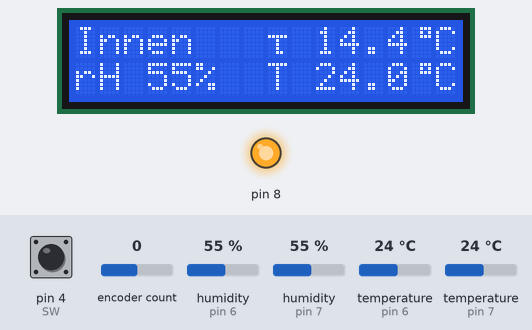
A sketch run on a simulated Arduino Uno, built with avr-gcc and run on an emulated ATmega328P. Shown: 16×2 character LCD, output pins drawn as LEDs (lit = HIGH). Inputs (shaded band) come from the test bench; at power-on: encoder count 0, humidity (sensors on pin 6, pin 7) 55 %, pin 4 (SW) HIGH, temperature (sensors on pin 6, pin 7) 24 °C. What the sketch prints to the serial monitor is not drawn.

Above: at 1.6 s.
1.7 s: encoder count set to 1
At 2.7 s:
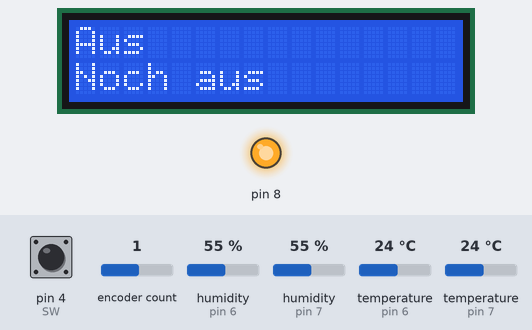
3.2 s: humidity (sensor on pin 6) set to 79 %
4.7 s: humidity (sensor on pin 6) set to 82 %
At 7.2 s:
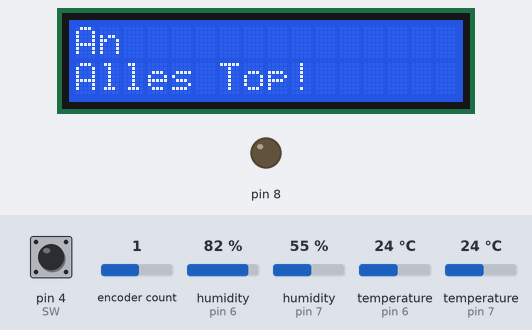
7.5 s: humidity (sensor on pin 7) set to 58 %
9.0 s: humidity (sensor on pin 7) set to 61 %
At 10.6 s:
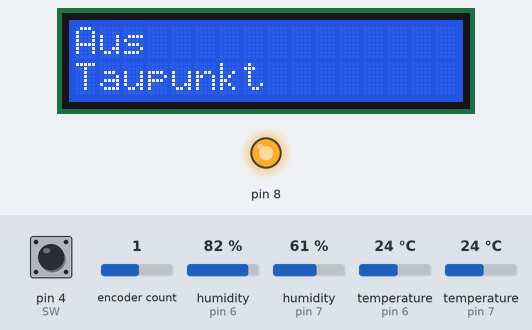
11.5 s: pin 4 (SW) pulled LOW for 1 s
At 12.9 s:
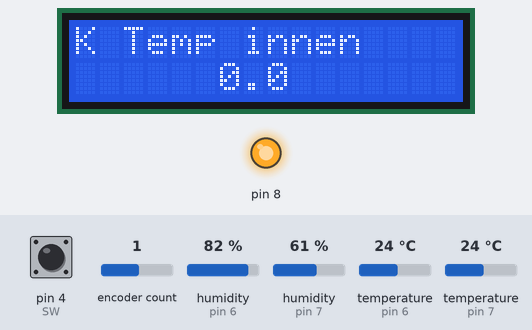
Timing chart, 0 to 14.5 s (numbered marks = the images above; inputs shaded):
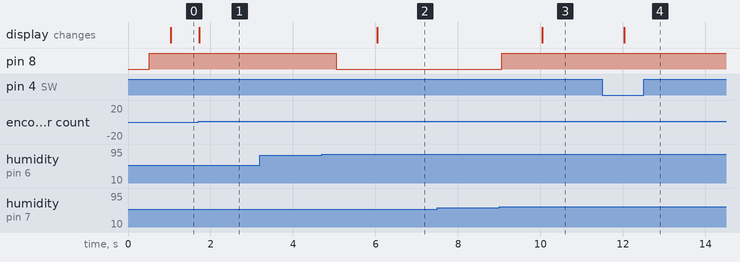

The sketch:

DewWorks.ino
```cpp
#include <EEPROM.h>
#include <avr/wdt.h>

#include <EasyButton.h>   // library EasyButton
#include <Encoder.h>      // library Encoder

#include "Types.h"
#include "Hardware.h"
#include "Control.h"
#include "Display.h"
#include "Tools.h"

constexpr int LCD_COLS = 16;
constexpr int LCD_ROWS = 2;

constexpr int CLK = 3;
constexpr int DT = 2;
constexpr int SW = 4;
constexpr int RELAIS = 8;
constexpr int SENSOR_IN = 6;
constexpr int SENSOR_OUT = 7;

Encoder encoder(DT, CLK);
EasyButton button(SW);

DhtSensor dhtIn(SENSOR_IN);
DhtSensor dhtOut(SENSOR_OUT);
Relais relais(RELAIS);

Measurement measurement{};
State state;
Config config;

Display display(state, config);
ControlLogic control(state, config);

Timer timerMeasure(500);

void formatNumber(const float input, const byte columns, const byte places)
{
    char buffer[20];
    dtostrf(input, columns, places, buffer);
    Serial.print(buffer);
}

void print(const Config& configuration)
{
    Serial.println();
    Serial.println(F("Configuration"));
    Serial.print(F("DeltaDewTempMin  "));
    formatNumber(configuration.DeltaDewTempMin, 8, 1);
    Serial.println(F(" °C"));
    Serial.print(F("DeltaDewTempHyst "));
    formatNumber(configuration.DeltaDewTempHyst, 8, 1);
    Serial.println(F(" °C"));
    Serial.print(F("HumInMin         "));
    formatNumber(configuration.HumInMin, 8, 0);
    Serial.println(F(" %"));
    Serial.print(F("HumInHyst        "));
    formatNumber(configuration.HumInHyst, 8, 0);
    Serial.println(F(" %p"));
    Serial.print(F("TempInMin        "));
    formatNumber(configuration.TempInMin, 8, 1);
    Serial.println(F(" °C"));
    Serial.print(F("TempOutMin       "));
    formatNumber(configuration.TempOutMin, 8, 1);
    Serial.println(F(" °C"));
    Serial.print(F("TempHyst         "));
    formatNumber(configuration.TempHyst, 8, 1);
    Serial.println(F(" °C"));
    Serial.println();
    Serial.print(F("TempInOffset     "));
    formatNumber(configuration.TempInOffset, 8, 1);
    Serial.println(F(" °C"));
    Serial.print(F("TempOutOffset    "));
    formatNumber(configuration.TempOutOffset, 8, 1);
    Serial.println(F(" °C"));
    Serial.print(F("HumInOffset      "));
    formatNumber(configuration.HumInOffset, 8, 1);
    Serial.println(F(" °C"));
    Serial.print(F("HumOutOffset     "));
    formatNumber(configuration.HumOutOffset, 8, 1);
    Serial.println(F(" °C"));
    Serial.println();
}

void onPressedLong()
{
    display.buttonPressedLong();
}

void onPressed()
{
    display.buttonPressed();
}

int freeMemory()
{
    extern int __heap_start, *__brkval;
    int v;
    return (int)&v - (__brkval == nullptr ? (int)&__heap_start : (int)__brkval);
}


void saveConfig()
{
    Serial.println("Save config");
    EEPROM.put(0, config);
}

void setup()
{
    wdt_enable(WDTO_2S); // Set watchdog to 2 seconds

    Serial.begin(115200);

    EEPROM.get(0, config);
    if (isnanf(config.DeltaDewTempMin))
        config = ControlLogic::getDefaultConfig();

    print(config);

    control.begin();

    dhtIn.begin();
    dhtOut.begin();
    relais.begin();
    display.begin();
    display.onSaveConfig(saveConfig);

    button.begin();
    button.onPressedFor(500, onPressedLong);
    button.onPressed(onPressed);
}


void loop()
{
    auto now = millis();
    wdt_reset(); // Watchdog zurücksetzen

    button.read();
    int32_t enc = encoder.read();
    int32_t newPosition = -(enc >> 2);

    display.update(newPosition);

    if (timerMeasure.shouldRun(now))
    {
        // Serial.print(F("free: "));
        // Serial.println(freeMemory());

        measurement.Inside = dhtIn.measure();
        measurement.Outside = dhtOut.measure();

        control.setMeasurement(measurement);
        bool output = false;
        output = control.update();
        relais.set(output);
    }
}
```

Control.cpp
```cpp
#include "Control.h"

#include "arduino.h"

ControlLogic::ControlLogic(State& state, Config& configuration) : state(state), config(configuration)
{
}

constexpr char reason_off[] PROGMEM = "Noch aus";
constexpr char reason_on[] PROGMEM = "Alles Top!";
constexpr char reason_no_data[] PROGMEM = "Keine Daten";
constexpr char reason_dew[] PROGMEM = "Taupunkt";
constexpr char reason_temp_in[] PROGMEM = "Innentemp";
constexpr char reason_temp_out[] PROGMEM = "Aussentemp";
constexpr char reason_humidity[] PROGMEM = "Luftfeuchte";

void ControlLogic::begin() const
{
    strcpy_P(state.Output.Reason, reason_off);
    Serial.print("Reason: ");
    Serial.println(state.Output.Reason);
}

bool ControlLogic::update() const
{
    bool output = state.Output.State;

    const ControlInput& inp = state.Input;
    const float deltaDewTemp = inp.Inside.DewPointTemperature - inp.Outside.DewPointTemperature;
    if (isnanf(deltaDewTemp))
    {
        output = false;
        strcpy_P(state.Output.Reason, reason_no_data);
    }
    if (
        deltaDewTemp > (config.DeltaDewTempMin + config.DeltaDewTempHyst) &&
        inp.Inside.Temperature > (config.TempInMin + config.TempHyst) &&
        inp.Outside.Temperature > (config.TempOutMin + config.TempHyst) &&
        inp.Inside.Humidity > (config.HumInMin + config.HumInHyst))
    {
        output = true;
        strcpy_P(state.Output.Reason, reason_on);
    }
    else if (!output)
    {
        // Already switched off.
    }
    else if (deltaDewTemp < config.DeltaDewTempMin)
    {
        output = false;
        strcpy_P(state.Output.Reason, reason_dew);
    }
    else if (inp.Inside.Temperature < config.TempInMin)
    {
        output = false;
        strcpy_P(state.Output.Reason, reason_temp_in);
    }
    else if (inp.Outside.Temperature < config.TempOutMin)
    {
        output = false;
        strcpy_P(state.Output.Reason, reason_temp_out);
    }
    else if (inp.Inside.Humidity < config.HumInMin)
    {
        output = false;
        strcpy_P(state.Output.Reason, reason_humidity);
    }

    state.Output.State = output;
    return output;
}


void setDewTemperature(EnvironmentInfo& envInfo)
{
    if (isnanf(envInfo.Temperature) || isnanf(envInfo.Humidity))
        envInfo.DewPointTemperature = NAN;

    const float t = envInfo.Temperature;
    const float r = envInfo.Humidity;

    float a, b;

    if (t >= 0)
    {
        a = 7.5f;
        b = 237.3f;
    }
    else
    {
        a = 7.6f;
        b = 240.7f;
    }

    // Sättigungsdampfdruck in hPa
    const float sdd = 6.1078f * static_cast<float>(pow(10, (a * t) / (b + t)));

    // Dampfdruck in hPa
    const float dd = sdd * r * 0.01f;

    // v-Parameter
    const float v = log10(dd / 6.1078f);

    // Taupunkttemperatur (°C)
    const float tt = (b * v) / (a - v);

    envInfo.DewPointTemperature = tt;
}

void ControlLogic::setMeasurement(const Measurement& meas) const
{
    state.Input.Inside.Temperature = meas.Inside.Temperature + config.TempInOffset;
    state.Input.Inside.Humidity = meas.Inside.Humidity + config.HumInOffset;
    state.Input.Outside.Temperature = meas.Outside.Temperature + config.TempOutOffset;
    state.Input.Outside.Humidity = meas.Outside.Humidity + config.HumOutOffset;

    setDewTemperature(state.Input.Inside);
    setDewTemperature(state.Input.Outside);
}

Config ControlLogic::getDefaultConfig()
{
    return {};
}
```

Control.h
```cpp
#ifndef _Control_h
#define _Control_h

#include "Types.h"

class ControlLogic
{
public:
    explicit ControlLogic(State& state, Config& configuration);

    void begin() const;
    bool update() const;
    void setMeasurement(const Measurement& meas) const;

    static Config getDefaultConfig();

private:
    State& state;
    Config& config;
};

#endif
```

Display.cpp
```cpp
#include "Display.h"
#include "Control.h"

unsigned getPageModulo(const int value, const unsigned pages)
{
    int mod = value % static_cast<int>(pages);
    if (mod < 0)
    {
        mod += pages;
    }
    return mod;
}

MenuSelector::MenuSelector(unsigned int pages) : page(0), pages(pages)
{
}

unsigned int MenuSelector::getPage(const long rotaryPos)
{
    page = getPageModulo(rotaryPos - rotaryOffset, pages);
    return page;
}

void MenuSelector::setOffset(const long rotaryPos)
{
    rotaryOffset = rotaryPos - page;
}

Display::Display(State& state, Config& config)
    : state(state),
      timer(1000),
      config(config),
      menuItems({

          MenuItem(PSTR("K Temp innen"), config.TempInOffset, -5.0, 5.0, 0.1),
          MenuItem(PSTR("K Temp aussen"), config.TempOutOffset, -5.0, 5.0, 0.1),
          MenuItem(PSTR("K Feuchte innen"), config.HumInOffset, -10, 10.0, 1),
          MenuItem(PSTR("K Feuchte aussen"), config.HumOutOffset, -10.0, 10.0, 1),
          MenuItem(PSTR("\5\2. Minimum"), config.DeltaDewTempMin, 0.0, 10.0, 0.2),
          MenuItem(PSTR("\5\2. Hysterese"), config.DeltaDewTempHyst, 0.0, 5.0, 0.2),
          MenuItem(PSTR("Feuchte inn min"), config.HumInMin, 10.0, 80.0, 1),
          MenuItem(PSTR("Feuchte Hyst"), config.HumInHyst, 0.0, 10.0, 0.2),
          MenuItem(PSTR("Temp innen min"), config.TempInMin, -20.0, 25.0, 1),
          MenuItem(PSTR("Temp aussen min"), config.TempOutMin, -20.0, 25.0, 1),
          MenuItem(PSTR("Temp Hysterese"), config.TempHyst, 0.0, 5.0, 0.2),
          MenuItem(PSTR("Wiederherstellen"))
      }),
      menuSelector(menuItemCount)
{
};

void Display::begin()
{
    const auto status = lcd.begin(16, 2);
    if (status)
        hd44780::fatalError(status);


    byte blank[8] = {
        B00000,
        B00000,
        B00000,
        B00000,
        B00000,
        B00000,
        B00000,
        B00000
    }; // empty character: Hack so that \0 will be printed as space
    lcd.createChar(0, blank);


    byte deg[8] = {
        B00111,
        B00101,
        B00111,
        B0000,
        B00000,
        B00000,
        B00000,
        B00000
    }; // character °
    lcd.createChar(1, deg);

    byte tau[8] = {
        B00000,
        B00000,
        B11111,
        B00100,
        B00100,
        B00100,
        B00110,
        B00000
    }; // character tau
    lcd.createChar(2, tau);

    byte left[8] = {
        B00001,
        B00011,
        B00111,
        B01111,
        B01111,
        B00111,
        B00011,
        B00001
    }; // left arrow
    lcd.createChar(3, left);

    byte right[8] = {
        B10000,
        B11000,
        B11100,
        B11110,
        B11110,
        B11100,
        B11000,
        B10000
    }; // right arrow
    lcd.createChar(4, right);

    byte delta[8] = {
        B00000,
        B00100,
        B01010,
        B01010,
        B10001,
        B10001,
        B11111,
        B00000
    }; // Delta
    lcd.createChar(5, delta);
}

void Display::selectMenuitem(const long rotaryPos)
{
    const auto page = menuSelector.getPage(rotaryPos);
    currentMenuItem = &menuItems[page];
    currentMenuItem->select(rotaryPos);
}

void Display::lightOff()
{
    lcd.noBacklight();
    lightIsOn = false;
}

void Display::update(const long rotaryPos)
{
    const auto now = millis();
    const bool refreshTimer = timer.shouldRun(now);
    const bool rotationInput = rotaryPos != lastRotaryPos;
    const bool refreshUi = refreshTimer || rotationInput || buttonWasPressed;

    if (refreshTimer)
    {
        if (lightIsOn && now - lightOnTime > lightOnLimit)
            lightOff();
    }

    if (rotationInput || buttonWasPressed)
        lightOn();

    if (rotationInput)
    {
        lastRotaryPos = rotaryPos;

        Serial.println(rotaryPos);
    }

    if (rotationInput && mode == DisplayMode::Menu)
    {
        selectMenuitem(rotaryPos);
    }

    if (rotationInput && mode == DisplayMode::ValueChange)
    {
        currentMenuItem->update(rotaryPos);
    }

    if (refreshUi)
    {
        switch (mode)
        {
        case DisplayMode::Menu:
        case DisplayMode::ValueChange:
            showMenu(rotaryPos);
            break;

        case DisplayMode::Measurement:
        default:
            showMeasurementPage(rotaryPos);
            break;
        }
    }

    buttonWasPressed = false;
}

void Display::selectMenu()
{
    mode = DisplayMode::Menu;
    menuSelector.setOffset(lastRotaryPos);
    selectMenuitem(lastRotaryPos);
}

void Display::buttonPressed()
{
    if (mode == DisplayMode::Menu)
    {
        if (currentMenuItem->isResetDefault)
            config = ControlLogic::getDefaultConfig();
        else
            mode = DisplayMode::ValueChange;
    }
    else if (mode == DisplayMode::ValueChange)
        selectMenu();

    buttonWasPressed = true;
}

void Display::buttonPressedLong()
{
    if (mode == DisplayMode::Measurement)
        selectMenu();
    else if (mode == DisplayMode::Menu)
    {
        mode = DisplayMode::Measurement;

        if (saveConfigCallback)
            saveConfigCallback();
    }

    buttonWasPressed = true;
}

void Display::onSaveConfig(const callback_t callback)
{
    saveConfigCallback = callback;
}

void Display::lightOn()
{
    lcd.backlight();
    lightIsOn = true;
    lightOnTime = millis();
}

void printNumber(char* dest, const float no, const int8_t digitsBeforeDot, const int8_t digitsAfterDot)
{
    char buffer[40];

    int8_t size;
    if (digitsAfterDot == 0)
        size = digitsBeforeDot;
    else
        size = digitsBeforeDot + digitsAfterDot + 1;

    dtostrf(no, size, digitsAfterDot, buffer);
    strncpy(dest, buffer, size);
}

void Display::showMeasurement(const __FlashStringHelper* id, const EnvironmentInfo envInfo)
{
    clearBuffer();

    strcpy_P(lcdBuffer, (const char*)id);
    printNumber(lcdBuffer + 9, envInfo.DewPointTemperature, 3, 1);
    lcdBuffer[8] = 2;
    lcdBuffer[14] = 1;
    lcdBuffer[15] = 'C';

    lcd.setCursor(0, 0);
    lcd.write(lcdBuffer, 16);

    clearBuffer();

    lcdBuffer[0] = 'r';
    lcdBuffer[1] = 'H';
    printNumber(lcdBuffer + 2, envInfo.Humidity, 3, 0);
    lcdBuffer[5] = '%';

    lcdBuffer[8] = 'T';
    printNumber(lcdBuffer + 9, envInfo.Temperature, 3, 1);
    lcdBuffer[14] = 1;
    lcdBuffer[15] = 'C';

    lcd.setCursor(0, 1);
    lcd.write(lcdBuffer, 16);
}

void Display::showMeasurementPage(const long rotaryPos)
{
    const auto page = getPageModulo(rotaryPos, 3);

    if (page == 0)
        showMeasurement(F("Innen"), this->state.Input.Inside);
    else if (page == 1)
        showMeasurement(F("Aussen"), this->state.Input.Outside);
    else
        showState();
}

void Display::showState()
{
    clearBuffer();
    if (state.Output.State)
        strcpy_P(lcdBuffer, (const char*)(F("An")));
    else
        strcpy_P(lcdBuffer, (const char*)(F("Aus")));

    lcd.setCursor(0, 0);
    lcd.write(lcdBuffer, 16);

    clearBuffer();
    strcpy(lcdBuffer, state.Output.Reason);
    lcd.setCursor(0, 1);
    lcd.write(lcdBuffer, 16);
}

void Display::showMenu(long rotaryPos)
{
    clearBuffer();
    currentMenuItem->printHeader(lcdBuffer);
    lcd.setCursor(0, 0);
    lcd.write(lcdBuffer, 16);

    clearBuffer();
    currentMenuItem->printValue(lcdBuffer);

    if (mode == DisplayMode::ValueChange)
    {
        // Show arrows
        lcdBuffer[0] = 4;
        lcdBuffer[15] = 3;
    }

    lcd.setCursor(0, 1);
    lcd.write(lcdBuffer, 16);
}

void Display::clearBuffer()
{
    for (size_t i = 0; i < 16; i++)
        lcdBuffer[i] = ' ';
}

MenuItem::MenuItem(const char* name, float& value, const float minimum, const float maximum, const float factor)
    : isResetDefault(false),
      name(name),
      value(value),
      initialValue(0),
      minimum(minimum),
      maximum(maximum),
      factor(factor),
      initialRotaryPos(0)
{
}

MenuItem::MenuItem(const char* name)
    : isResetDefault(true),
      name(name),
      value(minimum), initialValue(0), minimum(0), maximum(0), factor(0),
      initialRotaryPos(0)
{
}

void MenuItem::select(const long rotaryPos)
{
    if (isResetDefault) return;

    this->initialRotaryPos = rotaryPos;
    this->initialValue = value;
}

void MenuItem::update(const long rotrayPos) const
{
    if (isResetDefault) return;

    float v = static_cast<float>(rotrayPos - initialRotaryPos) * factor + initialValue;

    if (v > maximum)
        v = maximum;
    if (v < minimum)
        v = minimum;

    value = v;
}

void MenuItem::printHeader(char* buffer) const
{
    strcpy_P(buffer, name);
}

void MenuItem::printValue(char* buffer) const
{
    if (isResetDefault)
    {
        strcpy_P(buffer + 4, PSTR("Reset?"));
    }
    else
        printNumber(buffer + 2, value, 5, 1);
}
```

Display.h
```cpp
#ifndef _Display_h
#define _Display_h

#include "Types.h"
#include "Tools.h"

#include <Wire.h>
#include <hd44780.h>
#include <hd44780ioClass/hd44780_I2Cexp.h>

namespace DisplayMode
{
    enum Mode
    {
        Measurement,
        Menu,
        ValueChange
    };
}

class MenuItem
{
public:
    MenuItem(const char* name, float& value, float min, float max, float factor);
    MenuItem(const char* name);

    void select(long rotaryPos);

    void update(long rotrayPos) const;
    void printHeader(char* buffer) const;
    void printValue(char* buffer) const;

    const bool isResetDefault;

private:
    const char* name;
    float& value;
    float initialValue;
    float minimum, maximum, factor;
    long initialRotaryPos;
};

class MenuSelector
{
public:
    MenuSelector(unsigned int pages);

    unsigned int getPage(long rotaryPos);
    void setOffset(long rotaryPos);

private:
    long rotaryOffset;
    unsigned page;
    const unsigned int pages;
};


class Display
{
public:
    using callback_t = void(*)();

    Display(State& state, Config& config);
    void begin();
    void selectMenuitem(long rotaryPos);
    void lightOff();
    void update(long rotaryPos);

    void buttonPressed();
    void selectMenu();
    void buttonPressedLong();

    void onSaveConfig(callback_t callback);

private:
    State& state;

    hd44780_I2Cexp lcd;
    Timer timer;
    char lcdBuffer[20];
    Config& config;
    volatile bool buttonWasPressed = false;
    callback_t saveConfigCallback = nullptr;

    void showMeasurementPage(long rotaryPos);
    void showMeasurement(const __FlashStringHelper* id, EnvironmentInfo envInfo);
    void showState();

    void showMenu(long rotaryPos);

    void clearBuffer();
    void lightOn();

    bool lightIsOn = true;
    unsigned long lightOnTime;
    unsigned long lightOnLimit = 60000;

    long lastRotaryPos = 0;
    DisplayMode::Mode mode = DisplayMode::Measurement;

    MenuItem* currentMenuItem;
    const size_t menuItemCount = 12;
    MenuItem menuItems[12];

    MenuSelector menuSelector;
};

#endif
```

Source omitted: Hardware.cpp (858 bytes), Hardware.h (460 bytes), Tools.cpp (311 bytes), Tools.h (226 bytes), Types.h (884 bytes)

Measured:
- the behaviour switches between 80 and 81 % on humidity (sensor on pin 6) (found by bisection; images 1 and 2)
- the behaviour switches between 59 and 60 % on humidity (sensor on pin 7) (found by bisection; images 2 and 3)
- after the input at 1.7 s, the display: changes at once (image 1)
- after the input at 3.2 s, every drawn part: stays the same
- after the input at 4.7 s, pin 8: HIGH → LOW after 0.35 s; the display: changes after 1.3 s (image 2)
- after the input at 7.5 s, every drawn part: stays the same
- after the input at 9.0 s, pin 8: LOW → HIGH after 0.06 s; the display: changes after 1.0 s (image 3)
- after the input at 11.5 s, the display: changes after 0.53 s (image 4)
